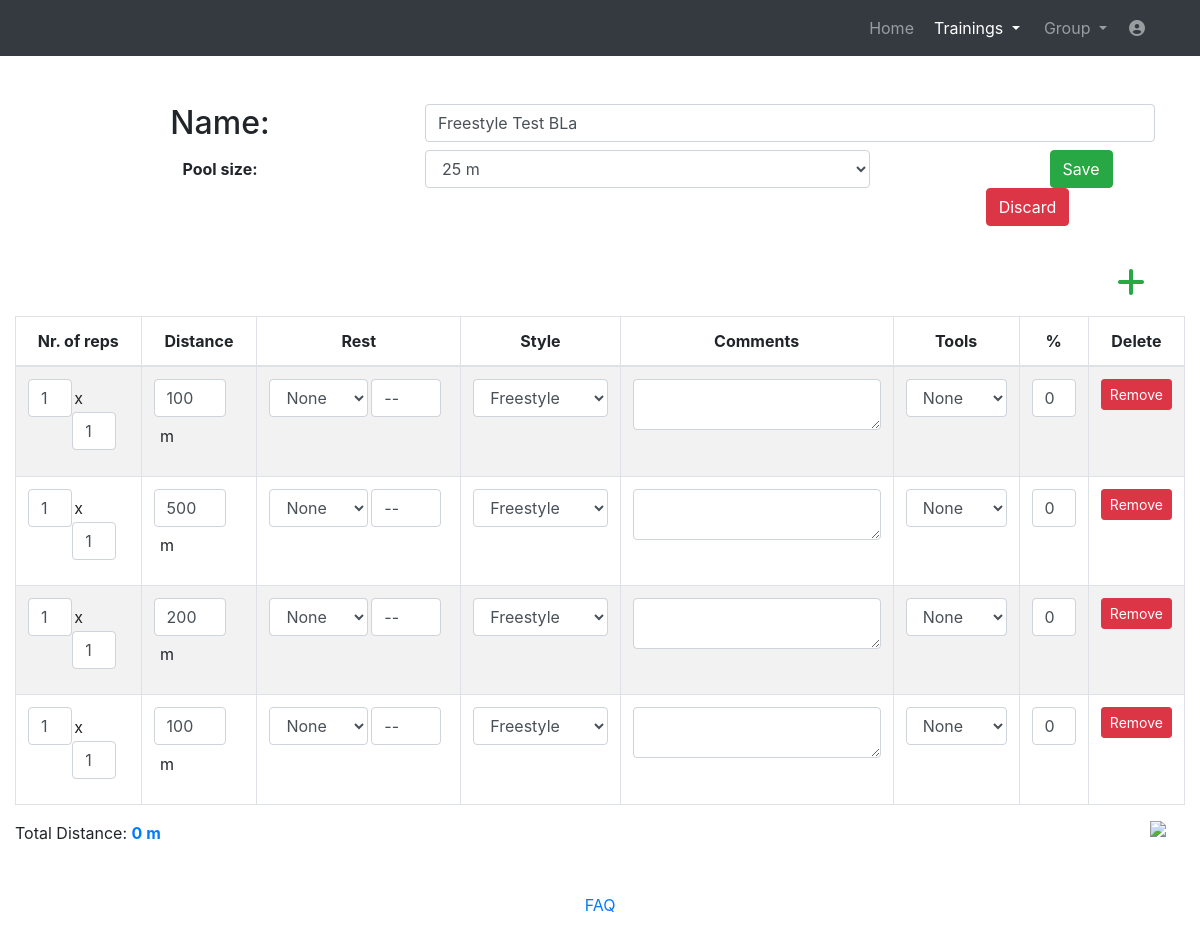
/website/alterplan/9 (signed in), run on the app's committed database.
### website/models.py (models this page shows)
class Plan(models.Model):
    name = models.CharField(max_length=128)
    size = models.CharField(max_length=30)
    totaldistance = models.IntegerField(default=0)
    saved_at = models.DateTimeField(auto_now=True)
    user = models.ForeignKey(User, on_delete=models.CASCADE)

class PlanRow(models.Model):
    rep1 = models.IntegerField(default=1)
    rep2 = models.IntegerField(default=1)
    distance = models.IntegerField(default=0)
    resttype = models.CharField(max_length=30)
    resttime = models.CharField(max_length=10, null=True)
    style = models.CharField(max_length=30)
    comments = models.CharField(max_length=828, null=True)
    tools = models.CharField(max_length=30)
    effort = models.IntegerField(default=0)
    plan = models.ForeignKey(Plan, on_delete=models.CASCADE)

### website/views_loggedin.py (the view)
# urls.py: path('alterplan/<int:plan_id>', views_loggedin.alterplan, name='alterplan'),
@login_required
def alterplan(request, plan_id):
    if Plan.objects.filter(pk=plan_id).exists():
        plan = Plan.objects.get(pk=plan_id)
        if plan.user == request.user:
            rows = PlanRow.objects.filter(plan=plan)
            return render(request, 'alterplan.html', context={'plan': plan, 'rows': rows, 'plan_id': plan_id})
        else:
            messages.info(request, 'Access denied. You are not the owner of this plan!', extra_tags='alert')
            return HttpResponseRedirect(reverse('manageplans'))
    else:
        messages.info(request, 'The plan with the id '+str(plan_id)+' does not exist.', extra_tags='alert')
        return HttpResponseRedirect(reverse('manageplans'))

### templates/alterplan.html (shortened to what this page needs)
<!DOCTYPE html>
<html lang="en">
<head>
  {% load static %}
  <link href="{% static 'vendor/bootstrap/css/bootstrap.min.css' %}" rel="stylesheet">
  <link media="screen" href="{% static 'css/plan.css' %}" rel="stylesheet">
  <link media="print" href="{% static 'css/print.css' %}" rel="stylesheet">
  <link href="{% static 'vendor/fontawesome-free/css/all.min.css' %}" rel="stylesheet" type="text/css">
  <link href="//netdna.bootstrapcdn.com/font-awesome/3.2.1/css/font-awesome.css" rel="stylesheet">
</head>
<body>
  <nav class="navbar navbar-expand-lg navbar-dark bg-dark static-top">
    <div class="container">
      <div class="collapse navbar-collapse" id="navbarResponsive">
        <ul class="navbar-nav ml-auto">
          <li class="nav-item ">
            <a class="nav-link" href="../home">Home</a>
          </li>
		  <li class="nav-item dropdown no-arrow mx-1 active">
			<a class="nav-link dropdown-toggle" href="#" id="messagesDropdown" role="button" data-toggle="dropdown" aria-haspopup="true" aria-expanded="false">
					Trainings
			</a>
		  </li>
          <li class="nav-item dropdown no-arrow mx-1">
			<a class="nav-link dropdown-toggle" href="#" id="messagesDropdown" role="button" data-toggle="dropdown" aria-haspopup="true" aria-expanded="false">
					Group
			</a>
		  </li>
		   <li class="nav-item dropdown no-arrow">
			<a class="nav-link " href="#" id="userDropdown" role="button" data-toggle="dropdown" aria-haspopup="true" aria-expanded="false">
			  <i class="fas fa-user-circle fa-fw"></i>
			</a>
		  </li>
        </ul>
      </div>
    </div>
  </nav>
  <div class="container">
    <div class="row">
      <div class="col-lg-12 text-center">
        <div class="row">
          <div class="col-md-4" >
              <h2 class="mt-5">Name:</h2>
          </div>
          <div class="col-md-8">
              <input type="text" class="form-control mt-5 planname" value="{{plan.name}}">
          </div>
        </div>
        <div class="form-group row">
            <label for="exampleFormControlSelect1" class="col-md-4 col-form-label"><p style="font-weight: bold;">Pool size:</p></label>
               <div class="col-sm-5">
                    <select class="form-control poolsize" id="exampleFormControlSelect1" >
                      <option value="25m">25 m</option>
                    </select>
               </div>
            <div class="col-sm-3">
              <button type="button" id="save" name="save" class="btn btn-success save" style="margin-left: 42%;"  data-toggle="modal" data-target="#saveModal">Save</button>
              <a class="btn btn-danger" data-toggle="modal" style="color: white;" data-target="#resetModal">Discard</a>
            </div>
        </div>
      </div>
    </div>
  </div>
  <br>
  <div class="container" style="max-width: 1340px;">
    {% include 'alterplantable.html' %}
  </div>
<footer class="page-footer font-small blue">
  <div class="footer-copyright text-center py-3">
    <a href="../help"> FAQ</a>
  </div>
</footer>
</body>
</html>

### templates/alterplantable.html (shortened to what this page needs)
  {% load static %}
    <div>
      <div >
        <div id="table" class="table-editable">
          <span class="table-add float-right mb-3 mr-2"><a href="#!" class="text-success" style="margin-right: 2.0rem !important;"><i
                class="fas fa-plus fa-2x" aria-hidden="true"></i></a></span>
          <table id="mytable" class="table table-bordered table-responsive-md table-striped text-center">
            <thead>
              <tr>
                <th class="text-center repprint" style="width: 11%;">Nr. of reps</th>
                <th class="text-center" style="width: 10%;">Distance</th>
                <th class="text-center" style="width: 18%;">Rest</th>
                <th class="text-center styleprint" style="width: 14%;">Style</th>
                <th class="text-center" style="width: 24%;">Comments</th>
                <th class="text-center" style="width: 11%;">Tools</th>
                <th class="text-center" title="Intensity % maxHR" style="width: 6%;">%</th>
                <th class="text-center deletehide" style="width: 7%;">Delete</th>
              </tr>
            </thead>
            <tbody>
             {% for b in rows %}
              <tr>
                <td>
                  <div class="form-group">
                    <input type="text" class="form-control rep1" value="{{b.rep1}}" style="float: left; width: 44%;">
                    <p style="float: left; margin: 2%; margin-top: 7%;">x</p>
                    <input type="text" class="form-control rep2" value="{{b.rep2}}" style="float: left; width: 44%;">
                  </div>
                </td>
                <td>
                    <div class="form-group">
                      <input type="text" class="form-control distance" value="{{b.distance}}" style="float: left; width: 80%;">
                      <p style="float: left; margin-left: 7%; margin-top: 7%;">m</p>
                    </div>
                </td>
                <td>
                  <div class="form-group" style="float: left; width: 55%;">
                    <select class="form-control resttype" >
                      <option class="None" value="None">None</option>
                    </select>
                  </div>
                   <input type="text" class="form-control resttime" placeholder="min:sec" style="float: left;width: 39%; margin-left: 2%;" value="{{b.resttime}}">
                </td>
                  <td>
                    <div class="form-group">
                      <select class="form-control style" >
                        <option value="Freestyle">Freestyle</option>
                      </select>
                    </div>
                </td>
                  <td>
                      <textarea  class="form-control autoExpand comments" rows="1" style="min-height: 53px;">{{b.comments}}</textarea>
                </td>
                  <td>
                    <div class="form-group">
                      <select class="form-control tools">
                        <option value="None">None</option>
                      </select>
                    </div>
                </td>
                <td>
                    <input type="text"  class="form-control effort" value="{{b.effort}}" >
                </td>
                 <td class="deletehide">
                  <span class="table-remove"><button type="button"
                      class="btn btn-danger btn-rounded btn-sm my-0">Remove</button></span>
                </td>
                {% endfor %}
              </tr>
            </tbody>
          </table>
        </div>
      </div>
    </div>
  <div class="form-group row">
      <div class="col-sm-11">
        <p>Total Distance: <b id="val" style="color: #007bff; font-weight:bold;" class="totaldistance"></b><b style="color: #007bff;"> m</b></p>
      </div>
      <div class="col-sm-1">
        <img style="width: 50%; " onclick="printPage()" class="float-right" src="{% static 'img/print.png' %}">
      </div>
  </div>

### static/css/print.css (style rules this page uses)
body { margin:0; padding:0; line-height: 1.4em; word-spacing:1px; letter-spacing:0.2px; color: #000; }
a:link, a:visited { background: transparent; color:#333; text-decoration:none; }
.btn, .btn-danger, .deletehide, .table-add, .footer-copyright, img { display:none; }
.repprint { width: 14% !important; }
.styleprint { width: 13% !important; }
.distance { width: 70% !important; }
.table td { padding: 0rem; }
select { -webkit-appearance: none; -moz-appearance: none; text-indent: 1px; text-overflow: ''; }
textarea { resize: none; }

### data on the page
Plan: name "Freestyle Test BLa"
PlanRow: rep1 "1", rep2 "1", distance "100", resttime "--", effort "0"
PlanRow: rep1 "1", rep2 "1", distance "500", resttime "--", effort "0"
PlanRow: rep1 "1", rep2 "1", distance "200", resttime "--", effort "0"
PlanRow: rep1 "1", rep2 "1", distance "100", resttime "--", effort "0"
